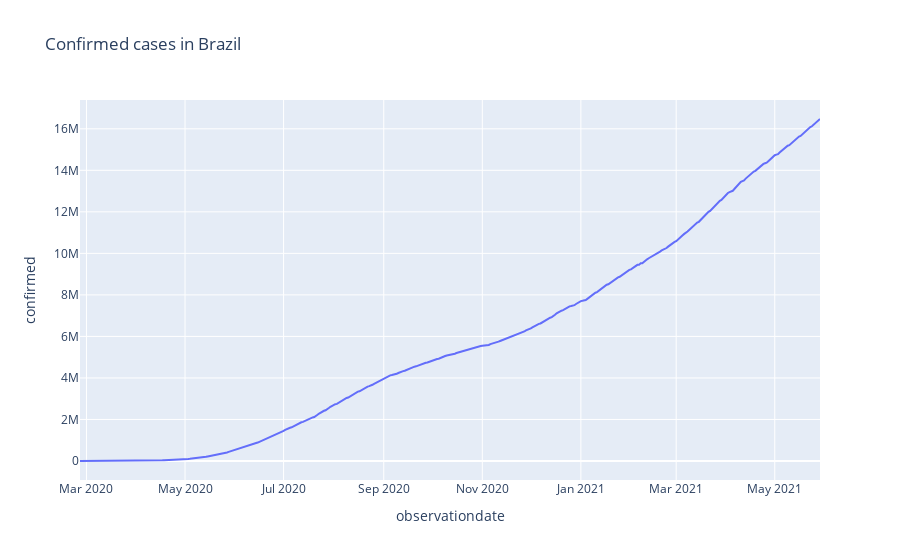

The code cell stored with this chart in its notebook:
### Markdown cell above
# Confirmed cases

### Code cell
# Graph of the evolution of confirmed cases
px.line(brazil_df, "observationdate", "confirmed", title="Confirmed cases in Brazil")

### Figure 1 — Plotly figure (JSON) as saved in the notebook; plotly's stock layout.template omitted (floating-point values rounded to 4 significant figures; data arrays with more than 128 entries replaced by an {"elided": "..."} marker saying what was removed)
{"data": [{"hovertemplate": "observationdate=%{x}<br>confirmed=%{y}<extra></extra>", "legendgroup": "", "line": {"color": "#636efa", "dash": "solid"}, "marker": {"symbol": "circle"}, "mode": "lines", "name": "", "orientation": "v", "showlegend": false, "type": "scatter", "x": {"elided": "459 str values"}, "xaxis": "x", "y": {"elided": "459 int values"}, "yaxis": "y"}], "layout": {"legend": {"tracegroupgap": 0}, "title": {"text": "Confirmed cases in Brazil"}, "xaxis": {"anchor": "y", "domain": [0, 1], "title": {"text": "observationdate"}}, "yaxis": {"anchor": "x", "domain": [0, 1], "title": {"text": "confirmed"}}}}
